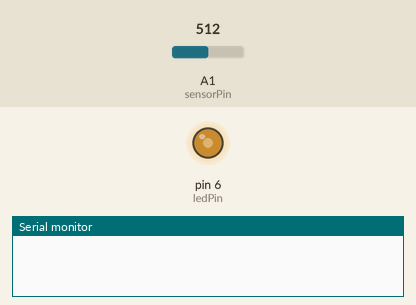
The sketch below on a simulated Arduino Uno, built with avr-gcc and run on an emulated ATmega328P. Shown: output pins drawn as LEDs (lit = HIGH), the last lines printed to the serial monitor. Inputs (shaded band) come from the test bench; at power-on: A1 (sensorPin) = 512. At 5.4 s the program stops and its outputs stay as they are.

Above: at 0.1 s.
At 1.3 s:
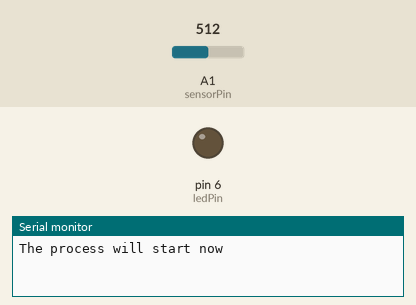
1.4 s: A1 (sensorPin) set to 0
At 2.5 s:
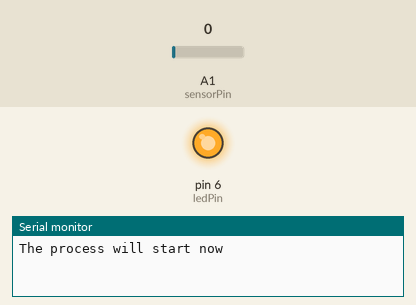
Timing chart, 0 to 4.4 s (numbered marks = the images above; inputs shaded):
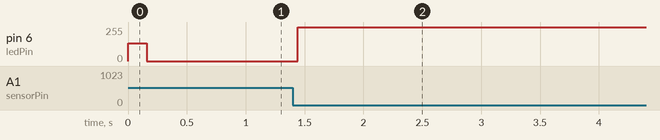

Measured:
- after the input at 1.4 s, pin 6 (ledPin): 0/255 → 255/255 at once

The sketch:

session4_iii.ino
```cpp
// Combines the feedback and the feedforward controller

// setup constants
const int ledPin = 6; // LED connected to digital pin 10
const int sensorPin = 1; // connect sensor to analog input 1
int i = 0;
const int length_list = 150; // 300 if measure_actuation is false, 150 if not
float anRead_values[length_list];
float pwm_values[length_list];
int time_between_lux_measurement = 40;
bool measure_actuation = true;

//Variables for forward
float pwm_forward_duty;
float pwm_total_duty;

//Variables for feedback
const float Kp = 1.5;    // The value for Proportional gain
const float Ki = 0.001;    // The value for Integral gain
const float Kd = 0;  // The value for Differential gain
float a = 10; // from slides: a typically between 5 and 20.
float initial_lux_set_point = 25; // initial value
float lux_set_point = 15; // The lux reference point we are aiming to regulate to
float anread_set_point; // calculated by lux_set_point
float iMax = 500;     // Used to prevent integral wind-up
float iMin = -500;    // Used to prevent integral wind-up
float err_value;      // Holds the calculated Error value
float P_Term, I_Term, D_Term;     // Holds the calculated values
float pwm_backward_duty = 0; // Holds the new PWM value
float pwm_total_old = 0;
float I_Term_old = 0; //Store old integral value
float D_Term_old = 0; //Store old differential value
float err_value_old = 0; //Store old error value
float measured_anRead = 0;
float measured_anRead_old = 0; // Holds the old lux value

///Variables for clock
unsigned long start_time;
unsigned long end_time;
unsigned long delay_time;
unsigned long iteration_time;
unsigned long sampInterval = 30;  // milliseconds
float T = 30; //Sampling time

//Optimalization
float K_integral = Kp*Ki*T*0.5;

void setup() {
  pinMode(ledPin, OUTPUT); // enable output on the led pin
  Serial.begin(9600); // initialize Serial
  setPwmFrequency(6,1);

  // set initial value
  analogWrite(ledPin, (initial_lux_set_point-0.42)/0.1846); // initial value
  delay(10000);

  // calculate anread_set_point
  anread_set_point = (log10(lux_set_point)*(-0.7757)+0.6316)/(-0.0021);

  // for testing purposes
  Serial.println("The process will start now");
}

void loop() {
  start_time = millis();

  // gets measured lux
  measured_anRead = analogRead(sensorPin); // gets point

  /* FEED-FORWARD CONTROLLER*/
  pwm_forward_duty = ((lux_set_point-0.42)/0.1846);


  /* FEEDBACK CONTROLLER*/
  err_value = anread_set_point - measured_anRead; // calculates error
  P_Term = Kp * err_value;// This calculates Proportional value, Kp is multiplied with Err_Value and the result is assigned to P_Term
  D_Term = (Kd/(Kd + a*T)) * D_Term_old - ((Kp*Kd*a)/(Kd+a*T))*(measured_anRead-measured_anRead_old);   // Calculates Differential value, BACKWARD
  I_Term = I_Term_old + K_integral*(err_value + err_value_old); // Calculates the Integral value with TUSTIN

  // Prevents integral wind-up
  if (I_Term > iMax){
    I_Term  = iMax;
  } else if (I_Term  < iMin){
    I_Term  = iMin;
  }

  pwm_backward_duty = P_Term + I_Term + D_Term; // Now we have the P_Term, I_Term and D_Term

  pwm_total_duty = pwm_backward_duty + pwm_forward_duty; // Total duty

  // PWM overflow prevention.
  if (pwm_total_duty > 255){
    pwm_total_duty = 255;
  } else if (pwm_total_duty < 0){
    pwm_total_duty = 0;
  }

  I_Term_old=I_Term; //Store old integral value
  D_Term_old=D_Term; //Store old differential value
  err_value_old=err_value; //Store old error value
  measured_anRead_old=measured_anRead; // Holds the old lux value

  if (i == time_between_lux_measurement*length_list){
    // prints the lux value to the console
    Serial.print("data = [");
    delay(10000);
    for(int j=0; j<length_list; j++){
      Serial.print(anRead_values[j]);
      Serial.print(" ");
    }
    delay(10000);
    Serial.print("];");
    Serial.println( );

    // prints pwm values if measure_actuation
    if (measure_actuation) {
      Serial.println();
      Serial.print("pwm_values = [");
      for(int j=0; j<length_list; j++){
        Serial.print(pwm_values[j]);
        Serial.print(" ");
      }
      delay(100);
      Serial.print("];");
    }

    // matlab code
    Serial.println( );
    Serial.print("plot_session_4(data, pwm_values, ");
    Serial.print(sampInterval);
    Serial.print(");");
    Serial.println( );

    delay(10000);
    exit(0);
  }
  else if (i % time_between_lux_measurement == 0) {
    anRead_values[i/time_between_lux_measurement] = measured_anRead;
    if (measure_actuation) {
      pwm_values[i/time_between_lux_measurement] = pwm_total_duty;
    }
  }

  end_time = millis();
  iteration_time = (end_time - start_time);
  if (iteration_time > sampInterval) {
    Serial.print("Delay time: ");
    Serial.println(delay_time);
    Serial.println("Too long calculation time, exiting");
    Serial.print("Time used on last iteration: ");
    Serial.println((end_time - start_time));
    Serial.print("end_time: ");
    Serial.println(end_time);
    Serial.print("start_time: ");
    Serial.println(start_time);
    Serial.print("Iteration number: ");
    Serial.println(i);
    delay(10000);
    exit(0);
  }

  // calculate delay time
  delay_time = sampInterval - iteration_time;
  i += 1;
  //Serial.println(i);


  delay(delay_time);


  // Adjusts the PWM duty cycle
  analogWrite(ledPin, pwm_total_duty);


  // Assigns the current PWM duty cycle value to pwm_total_old
  pwm_total_old = pwm_total_duty;

}
```

set_timer_frequency.ino
```cpp
// setup constants
// constants for changing frequency of timer 1
const byte mask = B11111000; // mask bits that are not prescale
int prescale = 1; // fastest possible

void setPwmFrequency(int pin, int divisor) {
  byte mode;
  if(pin == 5 || pin == 6 || pin == 9 || pin == 10) {
    switch(divisor) {
      case 1: mode = 0x01; break;
      case 8: mode = 0x02; break;
      case 64: mode = 0x03; break;
      case 256: mode = 0x04; break;
      case 1024: mode = 0x05; break;
      default: return;
    }
    if(pin == 5 || pin == 6) {
      TCCR0B = TCCR0B & 0b11111000 | mode;
    } else {
      TCCR1B = TCCR1B & 0b11111000 | mode;
    }
  } else if(pin == 3 || pin == 11) {
    switch(divisor) {
      case 1: mode = 0x01; break;
      case 8: mode = 0x02; break;
      case 32: mode = 0x03; break;
      case 64: mode = 0x04; break;
      case 128: mode = 0x05; break;
      case 256: mode = 0x06; break;
      case 1024: mode = 0x07; break;
      default: return;
    }
    TCCR2B = TCCR2B & 0b11111000 | mode;
  }
}
```
